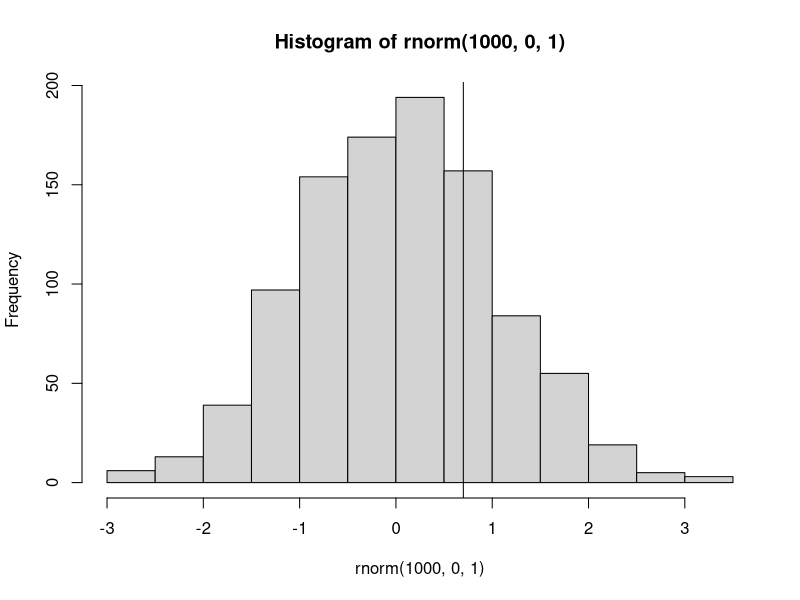
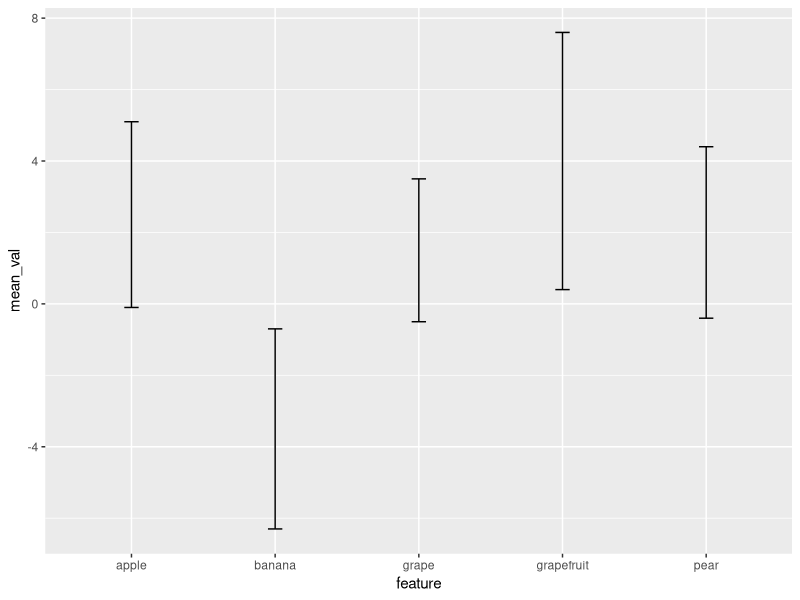
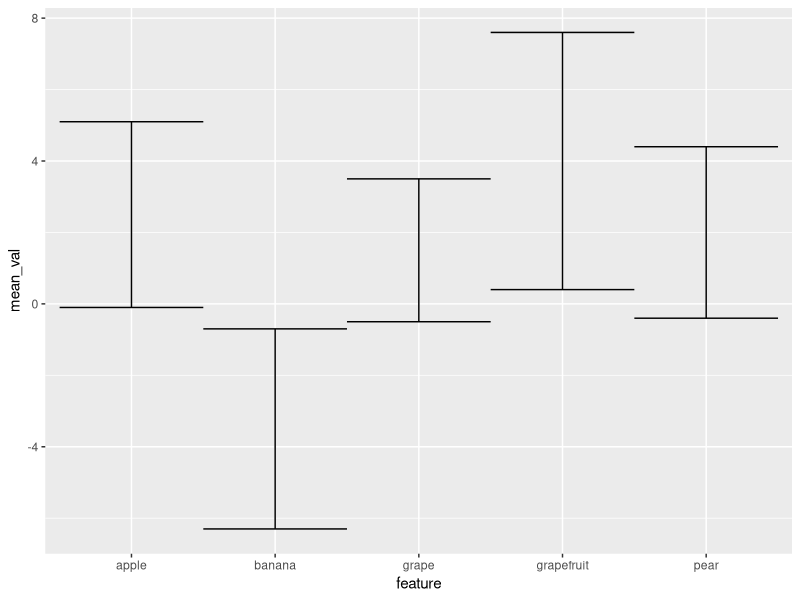
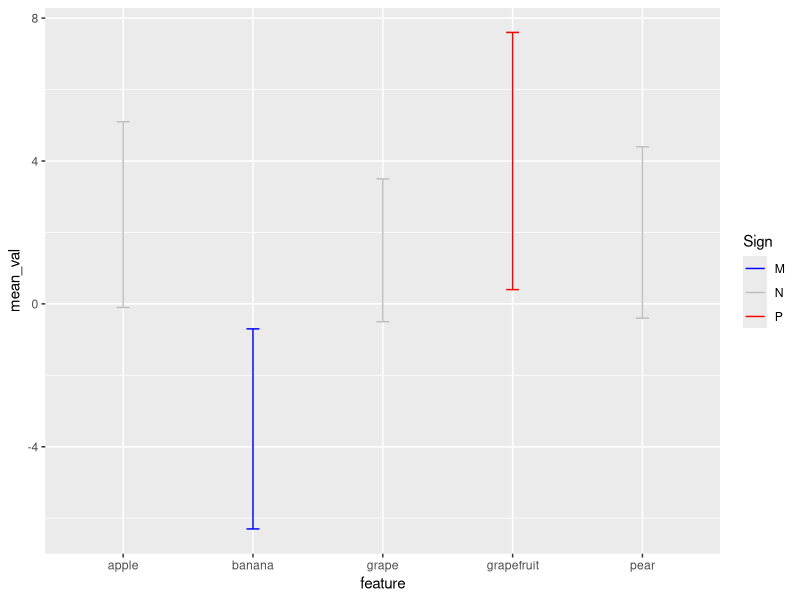
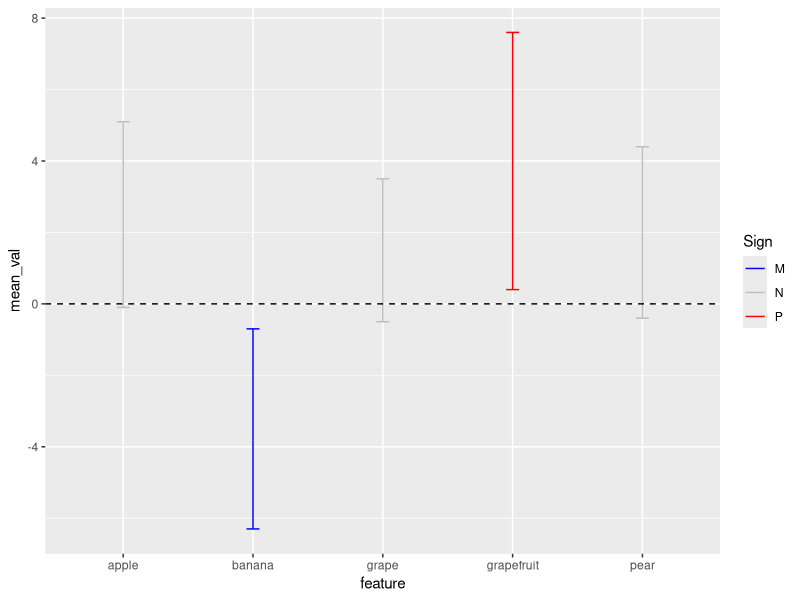
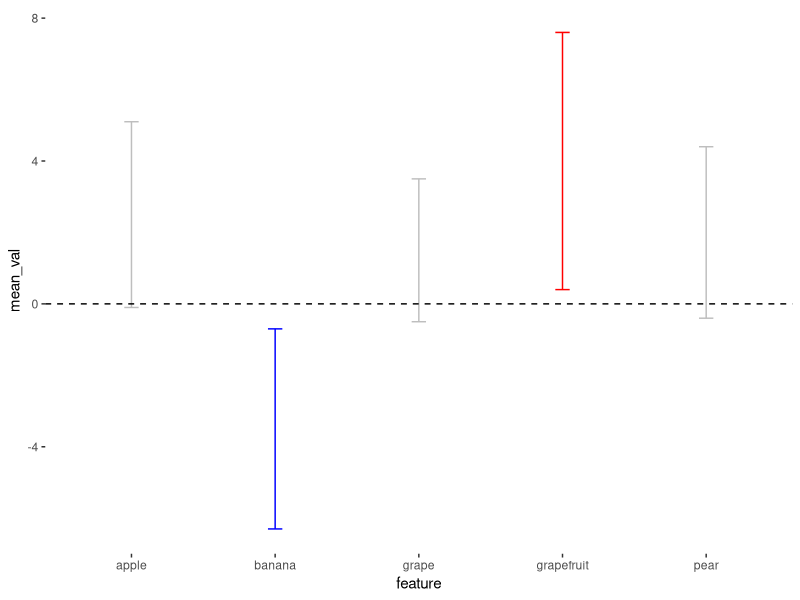
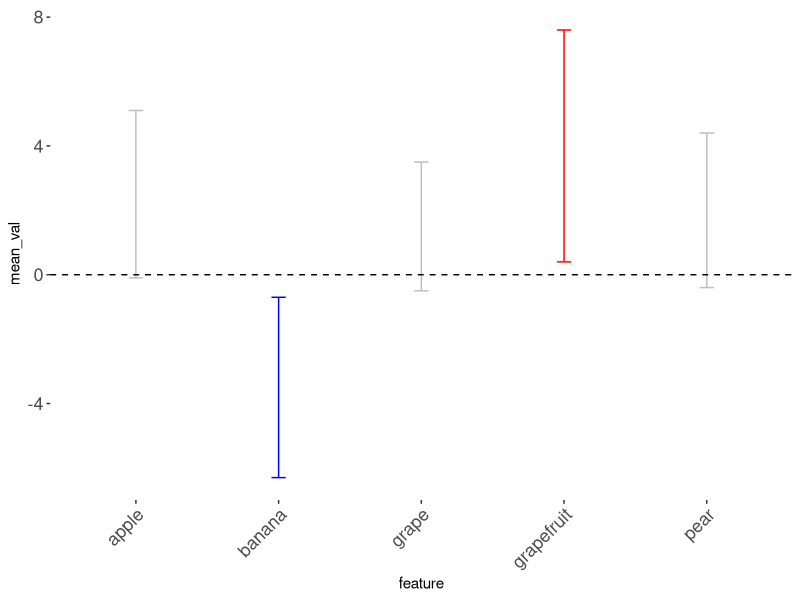
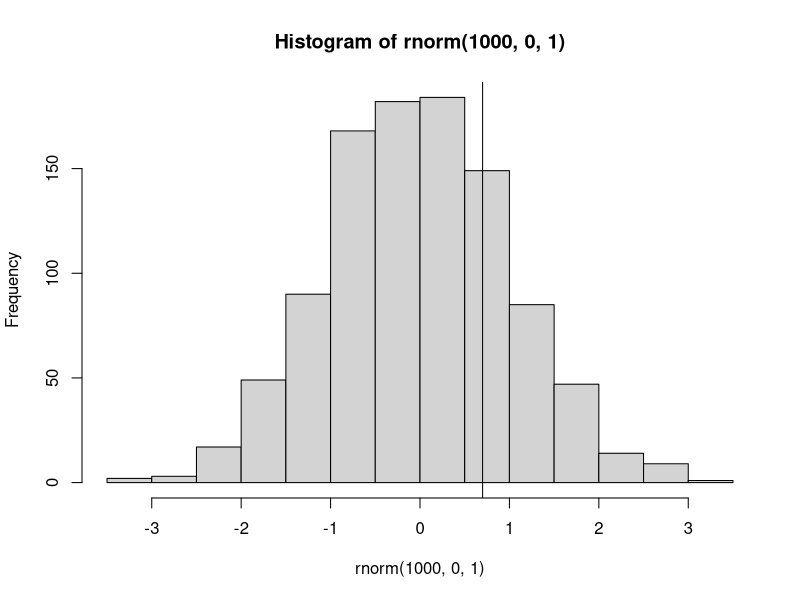

Write R code to recreate these figures, in order.
## ---- chunk 1
knitr::opts_chunk$set(echo = TRUE)
## ---- chunk 2
hist(rnorm(1000,0,1))
abline(v=0.7)
## ---- chunk 3

## ---- chunk 4
### 여러 개의 파일을 저장해야할 필요가 있을 때는 코드가 유용함. 
win.metafile(filename = 'histogram.emf') ### 파일명을 먼저 설정
hist(rnorm(1000,0,1))
abline(v=0.7)  ## 그림 코드
dev.off()  ## 닫기를 해야 저장됨 
getwd()  ### 저장된 위치 확인 
## ---- chunk 5
mean_val=c(2.5,1.5,-3.5,4,2)
sd_val=c(1.3,1,1.4,1.8,1.2)
feature = c("apple","grape","banana","grapefruit","pear")
df<-data.frame(feature,mean_val,sd_val)

df
## ---- chunk 6
library(ggplot2)
ggplot(df, aes(x=feature, y=mean_val)) + 
  geom_errorbar(aes(ymin=mean_val-2*sd_val, ymax=mean_val+2*sd_val), width=0.1 ) ## Width 가 errorbar의 폭 


ggplot(df, aes(x=feature, y=mean_val)) + 
  geom_errorbar(aes(ymin=mean_val-2*sd_val, ymax=mean_val+2*sd_val), width=1 ) ## Width 가 errorbar의 폭 
## ---- chunk 7
#nonsignicant, 양수, 음수를 표시하기 위해 새로운 factor를 만든다.
#feature 수가 5개이고, 조건은 3개 이므로 (Nonsignificant,양수,음수)
 df=cbind(df,as.factor(c(rep("P",3),"M","N"))) # plus, minus, nonsignficant 3,1,1, 이므로 5개가 된다.
colnames(df)[4]="Sign"  ## Column 이름 설정 
df

NN=which(df$mean_val<0 & (df$mean_val+2*df$sd_val)<0) ## 유의하게 음수인 feature의 번호 획득 
PP=which(df$mean_val>0 & (df$mean_val-2*df$sd_val)>0) ## 유의하게 양수인 feature의 번호 획득 
NN
PP


df$Sign[NN]="M"
df$Sign[PP]="P"
df$Sign[-c(PP,NN)]="N"
## 유의성 맞게 Sign column의 값을 변경
df

ggplot(df, aes(x=feature, y=mean_val,color=Sign)) + 
  geom_errorbar(aes(ymin=mean_val-2*sd_val, ymax=mean_val+2*sd_val), width=0.1 ) +
 scale_color_manual(values=c('blue','gray','red')) ## 색을 추가 


ggplot(df, aes(x=feature, y=mean_val,color=Sign)) + 
  geom_errorbar(aes(ymin=mean_val-2*sd_val, ymax=mean_val+2*sd_val), width=0.1 ) +
 scale_color_manual(values=c('blue','gray','red')) +geom_hline(yintercept=0, col="black", linetype="dashed") ## 수평선 추가


ggplot(df, aes(x=feature, y=mean_val,color=Sign)) + 
  geom_errorbar(aes(ymin=mean_val-2*sd_val, ymax=mean_val+2*sd_val), width=0.1 ) +
 scale_color_manual(values=c('blue','gray','red')) +geom_hline(yintercept=0, col="black", linetype="dashed") +
  theme(panel.grid.major = element_blank(), panel.grid.minor = element_blank(),panel.background = element_blank())+
  theme(legend.position='None', legend.title = element_blank()) ## 배경과 figure legend 지움 


ggplot(df, aes(x=feature, y=mean_val,color=Sign)) + 
  geom_errorbar(aes(ymin=mean_val-2*sd_val, ymax=mean_val+2*sd_val), width=0.1 ) +
 scale_color_manual(values=c('blue','gray','red')) +geom_hline(yintercept=0, col="black", linetype="dashed") +
  theme(panel.grid.major = element_blank(), panel.grid.minor = element_blank(),panel.background = element_blank())+
  theme(legend.position='None', legend.title = element_blank())+
 theme(axis.text.x = element_text(angle = 45, vjust = 1, size = 13, hjust = 1),
        axis.text.y = element_text(size=13)) ## 글자 기울이기 폰트 변경 
